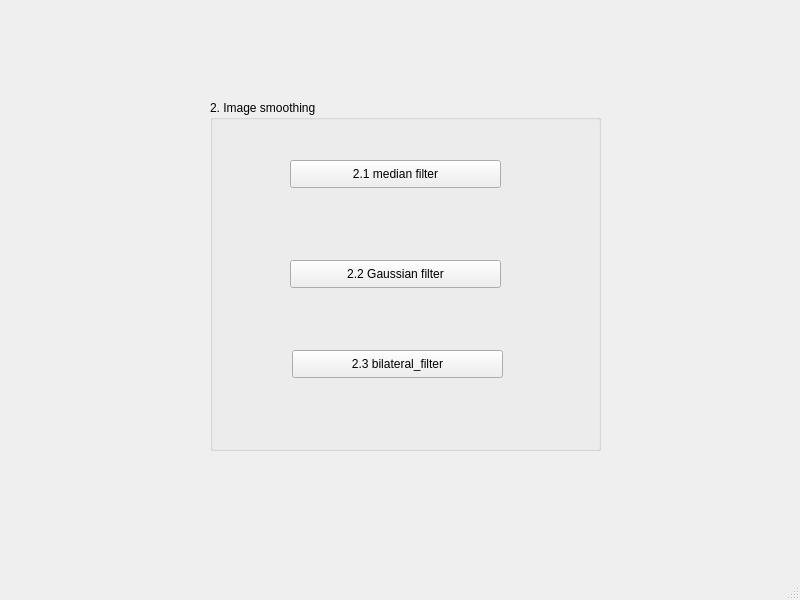
<?xml version="1.0" encoding="UTF-8"?>
<ui version="4.0">
 <class>MainWindow</class>
 <widget class="QMainWindow" name="MainWindow">
  <property name="geometry">
   <rect>
    <x>0</x>
    <y>0</y>
    <width>800</width>
    <height>600</height>
   </rect>
  </property>
  <property name="windowTitle">
   <string>MainWindow</string>
  </property>
  <widget class="QWidget" name="centralwidget">
   <widget class="QGroupBox" name="groupBox">
    <property name="geometry">
     <rect>
      <x>210</x>
      <y>100</y>
      <width>391</width>
      <height>351</height>
     </rect>
    </property>
    <property name="title">
     <string>2. Image smoothing</string>
    </property>
    <widget class="QPushButton" name="median_filter_2">
     <property name="geometry">
      <rect>
       <x>80</x>
       <y>60</y>
       <width>211</width>
       <height>28</height>
      </rect>
     </property>
     <property name="text">
      <string>2.1 median filter</string>
     </property>
    </widget>
    <widget class="QPushButton" name="gaussian_filter">
     <property name="geometry">
      <rect>
       <x>80</x>
       <y>160</y>
       <width>211</width>
       <height>28</height>
      </rect>
     </property>
     <property name="text">
      <string>2.2 Gaussian filter</string>
     </property>
    </widget>
    <widget class="QPushButton" name="bilateral_filter">
     <property name="geometry">
      <rect>
       <x>82</x>
       <y>250</y>
       <width>211</width>
       <height>28</height>
      </rect>
     </property>
     <property name="text">
      <string>2.3 bilateral_filter</string>
     </property>
    </widget>
   </widget>
  </widget>
  <widget class="QMenuBar" name="menubar">
   <property name="geometry">
    <rect>
     <x>0</x>
     <y>0</y>
     <width>800</width>
     <height>25</height>
    </rect>
   </property>
  </widget>
  <widget class="QStatusBar" name="statusbar"/>
 </widget>
 <resources/>
 <connections/>
</ui>
